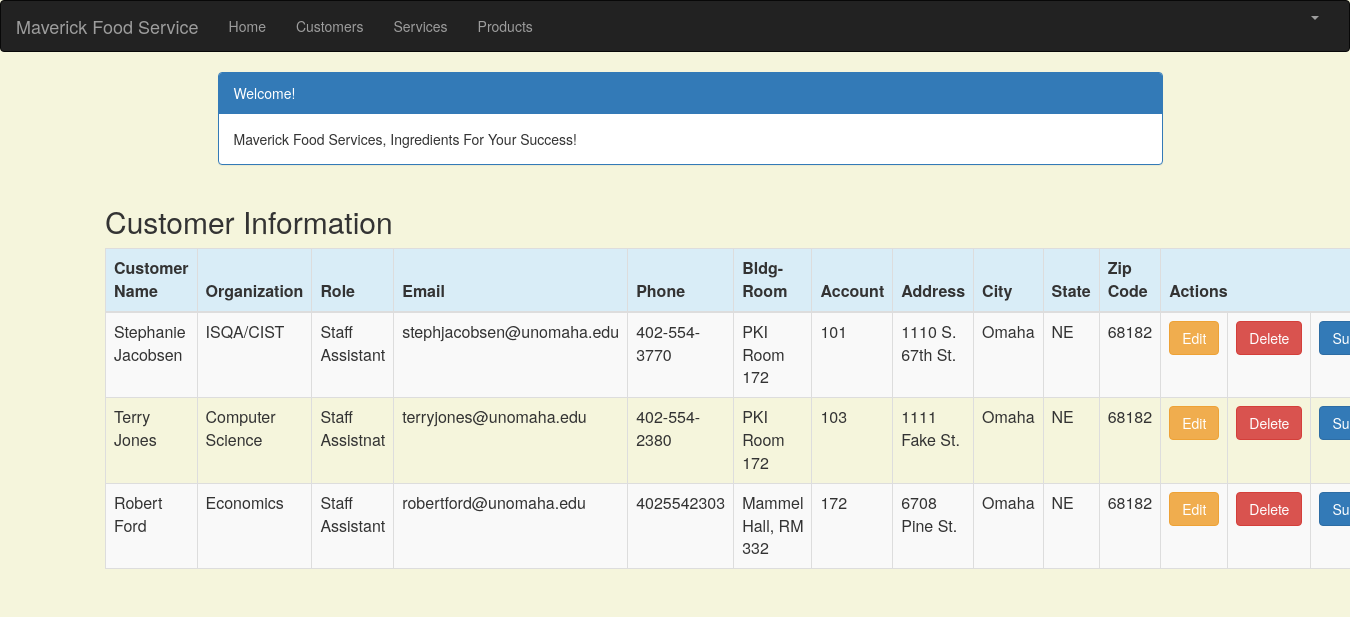
/customer_list (signed in), run on the app's committed database.
### crm/models.py (models this page shows, shortened)
class Customer(models.Model):
    cust_name = models.CharField(max_length=50)
    organization = models.CharField(max_length=100, blank=True)
    role = models.CharField(max_length=100)
    email = models.EmailField(max_length=100)
    bldgroom = models.CharField(max_length=100)
    address = models.CharField(max_length=200)
    account_number = models.IntegerField(blank=False, null=False)
    city = models.CharField(max_length=50)
    state = models.CharField(max_length=50)
    zipcode = models.CharField(max_length=10)
    phone_number = models.CharField(max_length=50)
    created_date = models.DateTimeField(default=timezone.now)
    updated_date = models.DateTimeField(auto_now_add=True)

### crm/views.py (the view)
# urls.py: path('customer_list', views.customer_list, name='customer_list'),
@login_required
def customer_list(request):
    customer = Customer.objects.filter(created_date__lte=timezone.now())
    return render(request, 'crm/customer_list.html', {'customers': customer})

### crm/templates/crm/customer_list.html (shortened to what this page needs)
{% extends 'crm/base.html' %}
{% block content %}
    <!DOCTYPE html>
    <html lang="en">
    <head>
        <link rel="stylesheet" href="https://maxcdn.bootstrapcdn.com/bootstrap/3.3.4/css/bootstrap.min.css">
    </head>
    <body>
    <div class="container">
        <div class="row">
            <div class="col-md-10 col-md-offset-1">
                <div class="panel panel-primary">
                    <div class="panel-heading">Welcome!</div>
                    <div class="panel-body">
                        Maverick Food Services, Ingredients For Your Success!
                    </div>
                </div>
            </div>
        </div>
    </div>
    <div class="row">
        <h2 style="padding-left: 15Px">Customer Information</h2>
    </div>
    <div>
        <table class="table table-striped table-bordered table-hover">
            <thead>
                <tr class="bg-info">
                    <th>Customer Name</th>
                    <th>Organization</th>
                    <th>Role</th>
                    <th>Email</th>
                    <th>Phone</th>
                    <th>Bldg-Room</th>
                    <th>Account</th>
                    <th>Address</th>
                    <th>City</th>
                    <th>State</th>
                    <th>Zip Code</th>
                    <th colspan="3">Actions</th>
                </tr>
            </thead>
            <tbody>
            {% for customer in customers %}
                <tr>
                    <td>{{ customer.cust_name }}</td>
                    <td>{{ customer.organization }}</td>
                    <td>{{ customer.role }}</td>
                    <td>{{ customer.email }}</td>
                    <td>{{ customer.phone_number }}</td>
                    <td>{{ customer.bldgroom }}</td>
                    <td>{{ customer.account_number }}</td>
                    <td>{{ customer.address }}</td>
                    <td>{{ customer.city }}</td>
                    <td>{{ customer.state }}</td>
                    <td>{{ customer.zipcode }}</td>
                    <td><a href="{% url 'crm:customer_edit' pk=customer.pk %}" class="btn btn-warning">Edit</a></td>
                    <td><a href="{% url 'crm:customer_delete' pk=customer.pk %}" onclick="return confirm('Are you sure you want to delete?')" class="btn btn-danger">Delete</a></td>
                    <td><a href="{% url 'crm:summary' pk=customer.pk %}" class="btn btn-primary">Summary</a></td>
                </tr>
            {% endfor %}
            </tbody>
        </table>
    </div>
    </body>
    </html>
{% endblock %}

### crm/templates/crm/customer_list.html (style rules this page uses)
body { background-color: beige; }

### data on the page
Customer: cust_name "Stephanie Jacobsen", organization "ISQA/CIST", role "Staff Assistant", email "stephjacobsen@unomaha.edu", phone_number "402-554-3770", bldgroom "PKI Room 172", account_number "101", address "1110 S. 67th St.", city "Omaha", state "NE", zipcode "68182"
Customer: cust_name "Terry Jones", organization "Computer Science", role "Staff Assistnat", email "terryjones@unomaha.edu", phone_number "402-554-2380", bldgroom "PKI Room 172", account_number "103", address "1111 Fake St.", city "Omaha", state "NE", zipcode "68182"
Customer: cust_name "Robert Ford", organization "Economics", role "Staff Assistant", email "robertford@unomaha.edu", phone_number "4025542303", bldgroom "Mammel Hall, RM 332", account_number "172", address "6708 Pine St.", city "Omaha", state "NE", zipcode "68182"
